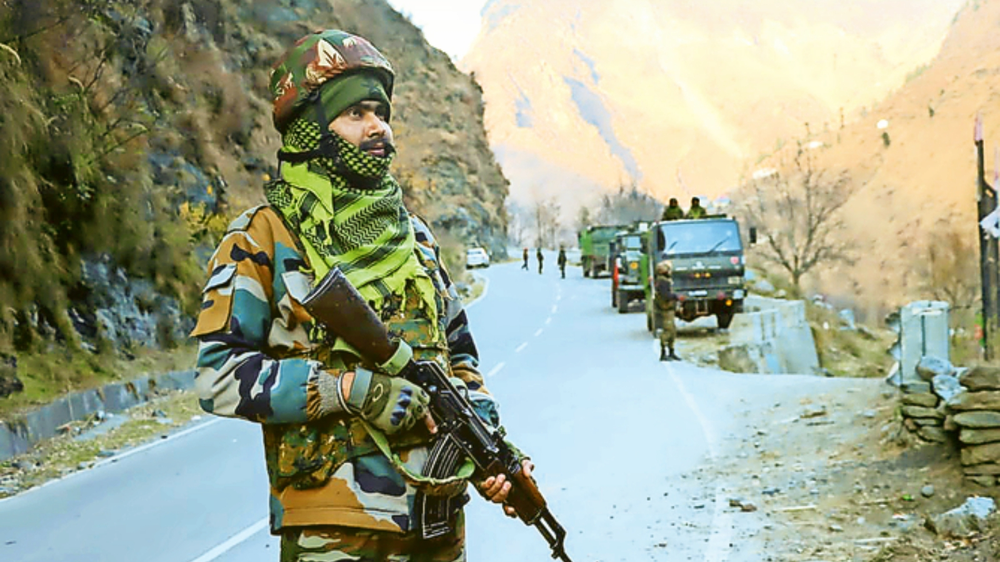
#> input picture soldier-image.jpg.png, 1000 x 562 px, shrunk from 1600 x 900 before the run, given in place of the camera
$ python test.py
#> lines starting #> are read from the running program, lines starting #| are printed output that depends on the picture; after the words box and inside, x2 and y2 are one past the last pixel; in counts of white or black regions, pixels touching at a corner belong together
import cv2
import numpy as np
import time

# Initialize Webcam
cap = cv2.VideoCapture(0)

# Function to update trackbar values
def nothing(x):
    pass

# Create a window
cv2.namedWindow("HSV Trackbars")

# Create trackbars for lower and upper HSV values
cv2.createTrackbar("Lower H", "HSV Trackbars", 83, 179, nothing)
cv2.createTrackbar("Lower S", "HSV Trackbars", 7, 255, nothing)
cv2.createTrackbar("Lower V", "HSV Trackbars", 0, 255, nothing)
cv2.createTrackbar("Upper H", "HSV Trackbars", 137, 179, nothing)
cv2.createTrackbar("Upper S", "HSV Trackbars", 178, 255, nothing)
cv2.createTrackbar("Upper V", "HSV Trackbars", 255, 255, nothing)

while True:
    ret, frame = cap.read()
#> frame is the input picture: shape (562, 1000, 3); mean B, G, R 139.4, 163.2, 156.3
    time.sleep(1)
    if not ret:
        break

    # Convert frame to HSV
    hsv = cv2.cvtColor(frame, cv2.COLOR_BGR2HSV)
#> hsv: shape (562, 1000, 3); mean H, S, V 49.4, 79.3, 171.6

    # Get current trackbar positions
    lower_h = cv2.getTrackbarPos("Lower H", "HSV Trackbars")
    lower_s = cv2.getTrackbarPos("Lower S", "HSV Trackbars")
    lower_v = cv2.getTrackbarPos("Lower V", "HSV Trackbars")
    upper_h = cv2.getTrackbarPos("Upper H", "HSV Trackbars")
    upper_s = cv2.getTrackbarPos("Upper S", "HSV Trackbars")
    upper_v = cv2.getTrackbarPos("Upper V", "HSV Trackbars")

    # Define HSV range based on trackbar positions
    lower_blue = np.array([lower_h, lower_s, lower_v])
    upper_blue = np.array([upper_h, upper_s, upper_v])

    # Create a mask
    mask = cv2.inRange(hsv, lower_blue, upper_blue)
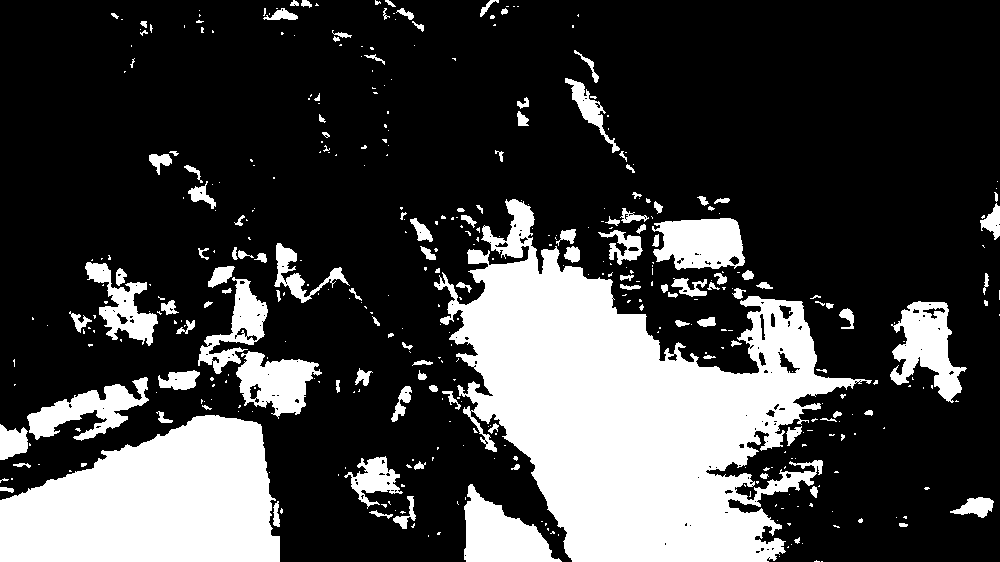
#> mask: shape (562, 1000); 25.5% white; 423 white regions (294 under 20 px), largest, box (x1, y1, x2, y2) and area: (434, 199, 872, 562) 73367, (0, 415, 280, 562) 30419, (464, 484, 562, 562) 4174

    # Apply mask on original frame
    result = cv2.bitwise_and(frame, frame, mask=mask)
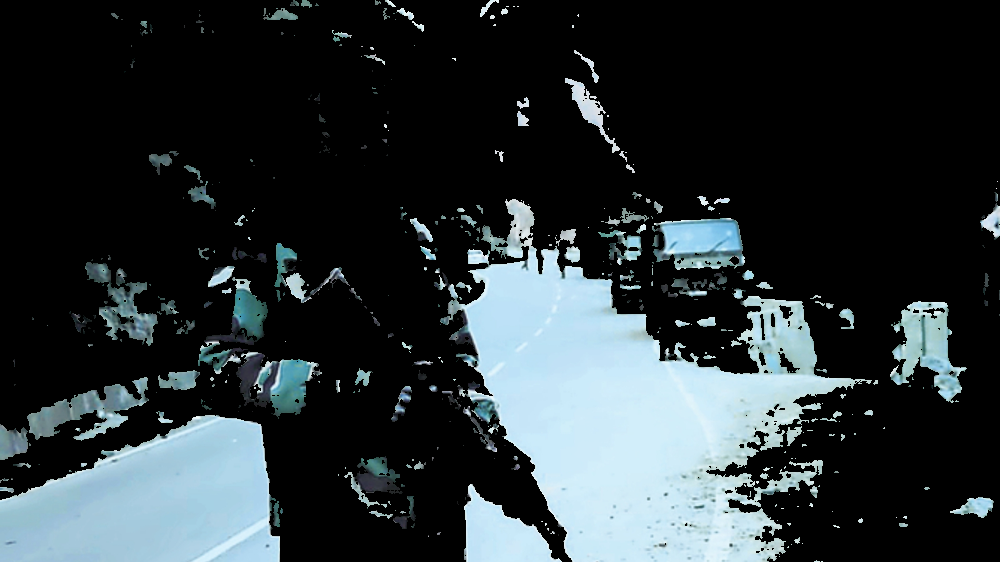
#> result: shape (562, 1000, 3); mean B, G, R 54.5, 51.5, 43.4

    # Show output
    cv2.imshow("Original", frame)
    cv2.imshow("Mask", mask)  # Shows detected blue regions
    cv2.imshow("Result", result)  # Shows only detected blue-colored areas

    # Press 'q' to quit
    if cv2.waitKey(1) & 0xFF == ord('q'):
#> (key q is pressed here)
        break

cap.release()
cv2.destroyAllWindows()
